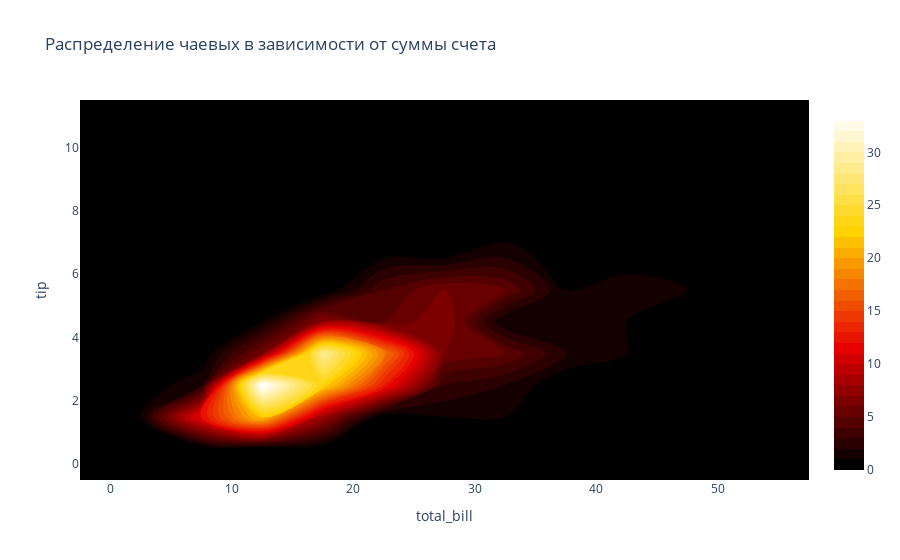

The notebook cell this image was saved under:
### Markdown cell above
Выведите результат:

### Code cell
fig.show()

### Figure 1 — Plotly figure (JSON) as saved in the notebook; plotly's stock layout.template omitted (floating-point values rounded to 4 significant figures; data arrays with more than 128 entries replaced by an {"elided": "..."} marker saying what was removed)
{"data": [{"colorscale": [[0, "rgb(0,0,0)"], [0.3333, "rgb(230,0,0)"], [0.6667, "rgb(255,210,0)"], [1, "rgb(255,255,255)"]], "contours": {"coloring": "fill", "showlines": false}, "hovertemplate": "total_bill=%{x}<br>tip=%{y}<br>count=%{z}<extra></extra>", "legendgroup": "", "line": {"color": "#636efa", "width": 0}, "name": "", "ncontours": 50, "showlegend": false, "type": "histogram2dcontour", "x": {"elided": "244 float values"}, "xaxis": "x", "xbingroup": "x", "y": {"elided": "244 float values"}, "yaxis": "y", "ybingroup": "y"}], "layout": {"legend": {"tracegroupgap": 0}, "title": {"text": "Распределение чаевых в зависимости от суммы счета"}, "xaxis": {"anchor": "y", "domain": [0, 1], "title": {"text": "total_bill"}}, "yaxis": {"anchor": "x", "domain": [0, 1], "title": {"text": "tip"}}}}
